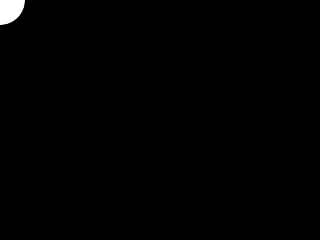
Frame 1 (no input)
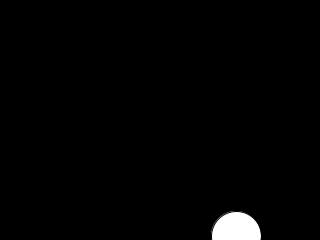
Frame 60 (the mouse pressed at the canvas centre just before this capture)
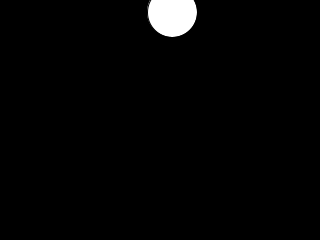
Frame 120 (the mouse held since frame 60 and released just before this capture)

The Processing sketch that drew these frames (run headless with seeded random() and noise(); from frame 60 on, the mouse is pressed at the canvas centre):

// Processing sketch: Class14_02BouncingBallNoObject
// ── Class14_02BouncingBallNoObject.pde
// Single bouncing ball example

// declare the ball variables
int x, y;
int xSpeed, ySpeed;
int c;

void setup(){
  size(320,240);
  
  // give the ball variables initial values
  x = mouseX;
  y = mouseY;
  c = 50;
  xSpeed = 4;
  ySpeed = 4;
}

void draw(){
  background(0);
  
  //draw the ball
  ellipseMode(CENTER);
  fill(255);
  ellipse(x,y,c,c);
  
  // move the ball
  if(x>width||x<0){
    xSpeed = xSpeed*-1;
  }
  if(y>height||y<0){
    ySpeed = ySpeed *-1;
  }
  x+=xSpeed;
  y+=ySpeed;
}
